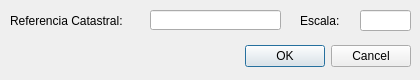
<?xml version="1.0" encoding="UTF-8"?>
<ui version="4.0">
 <class>ZoomRC</class>
 <widget class="QDialog" name="ZoomRC">
  <property name="enabled">
   <bool>true</bool>
  </property>
  <property name="geometry">
   <rect>
    <x>0</x>
    <y>0</y>
    <width>420</width>
    <height>80</height>
   </rect>
  </property>
  <property name="minimumSize">
   <size>
    <width>420</width>
    <height>80</height>
   </size>
  </property>
  <property name="maximumSize">
   <size>
    <width>420</width>
    <height>80</height>
   </size>
  </property>
  <property name="baseSize">
   <size>
    <width>420</width>
    <height>80</height>
   </size>
  </property>
  <property name="windowTitle">
   <string>ZoomRC</string>
  </property>
  <property name="sizeGripEnabled">
   <bool>false</bool>
  </property>
  <widget class="QDialogButtonBox" name="buttonBox">
   <property name="geometry">
    <rect>
     <x>0</x>
     <y>40</y>
     <width>411</width>
     <height>32</height>
    </rect>
   </property>
   <property name="orientation">
    <enum>Qt::Horizontal</enum>
   </property>
   <property name="standardButtons">
    <set>QDialogButtonBox::Cancel|QDialogButtonBox::Ok</set>
   </property>
  </widget>
  <widget class="QLineEdit" name="cmpRefCat">
   <property name="geometry">
    <rect>
     <x>150</x>
     <y>10</y>
     <width>131</width>
     <height>20</height>
    </rect>
   </property>
   <property name="text">
    <string/>
   </property>
  </widget>
  <widget class="QLabel" name="label">
   <property name="geometry">
    <rect>
     <x>10</x>
     <y>10</y>
     <width>131</width>
     <height>21</height>
    </rect>
   </property>
   <property name="text">
    <string>Referencia Catastral: </string>
   </property>
  </widget>
  <widget class="QLineEdit" name="cmpEscala">
   <property name="geometry">
    <rect>
     <x>360</x>
     <y>10</y>
     <width>51</width>
     <height>21</height>
    </rect>
   </property>
   <property name="text">
    <string/>
   </property>
  </widget>
  <widget class="QLabel" name="label_2">
   <property name="geometry">
    <rect>
     <x>300</x>
     <y>10</y>
     <width>51</width>
     <height>21</height>
    </rect>
   </property>
   <property name="text">
    <string>Escala:</string>
   </property>
  </widget>
 </widget>
 <resources/>
 <connections>
  <connection>
   <sender>buttonBox</sender>
   <signal>accepted()</signal>
   <receiver>ZoomRC</receiver>
   <slot>accept()</slot>
   <hints>
    <hint type="sourcelabel">
     <x>248</x>
     <y>71</y>
    </hint>
    <hint type="destinationlabel">
     <x>157</x>
     <y>79</y>
    </hint>
   </hints>
  </connection>
  <connection>
   <sender>buttonBox</sender>
   <signal>rejected()</signal>
   <receiver>ZoomRC</receiver>
   <slot>reject()</slot>
   <hints>
    <hint type="sourcelabel">
     <x>316</x>
     <y>71</y>
    </hint>
    <hint type="destinationlabel">
     <x>286</x>
     <y>79</y>
    </hint>
   </hints>
  </connection>
 </connections>
</ui>
